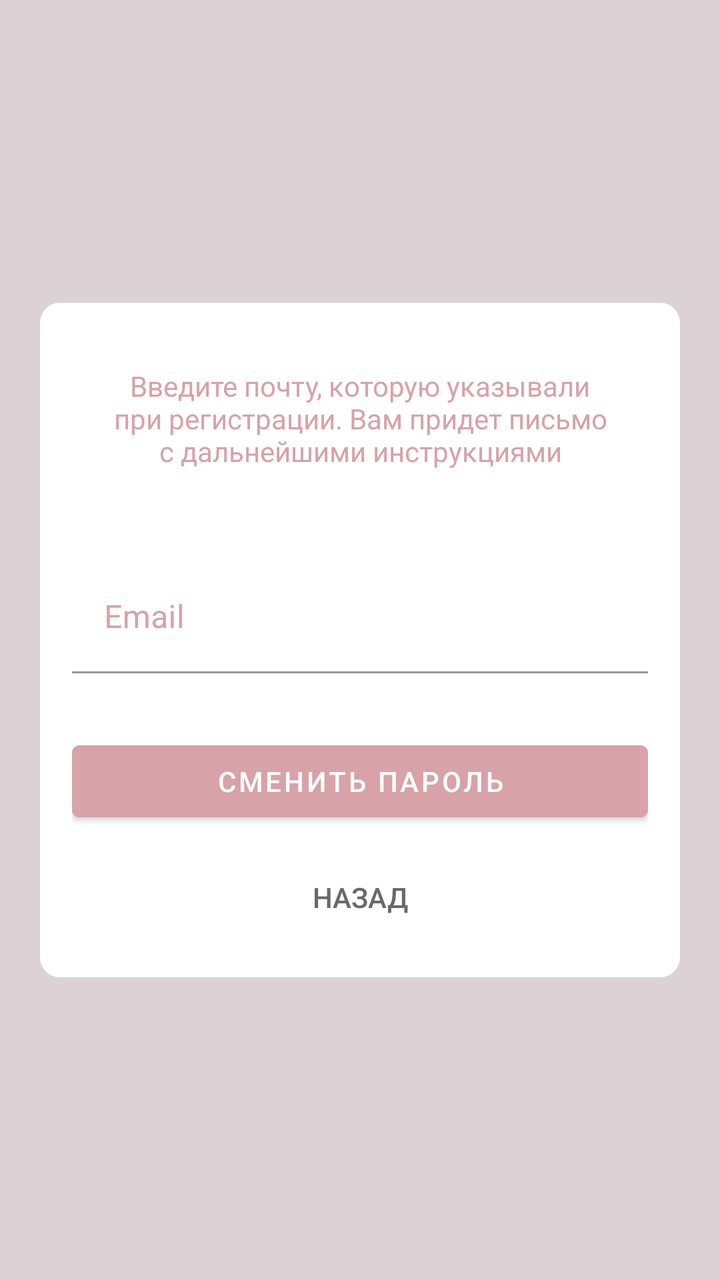
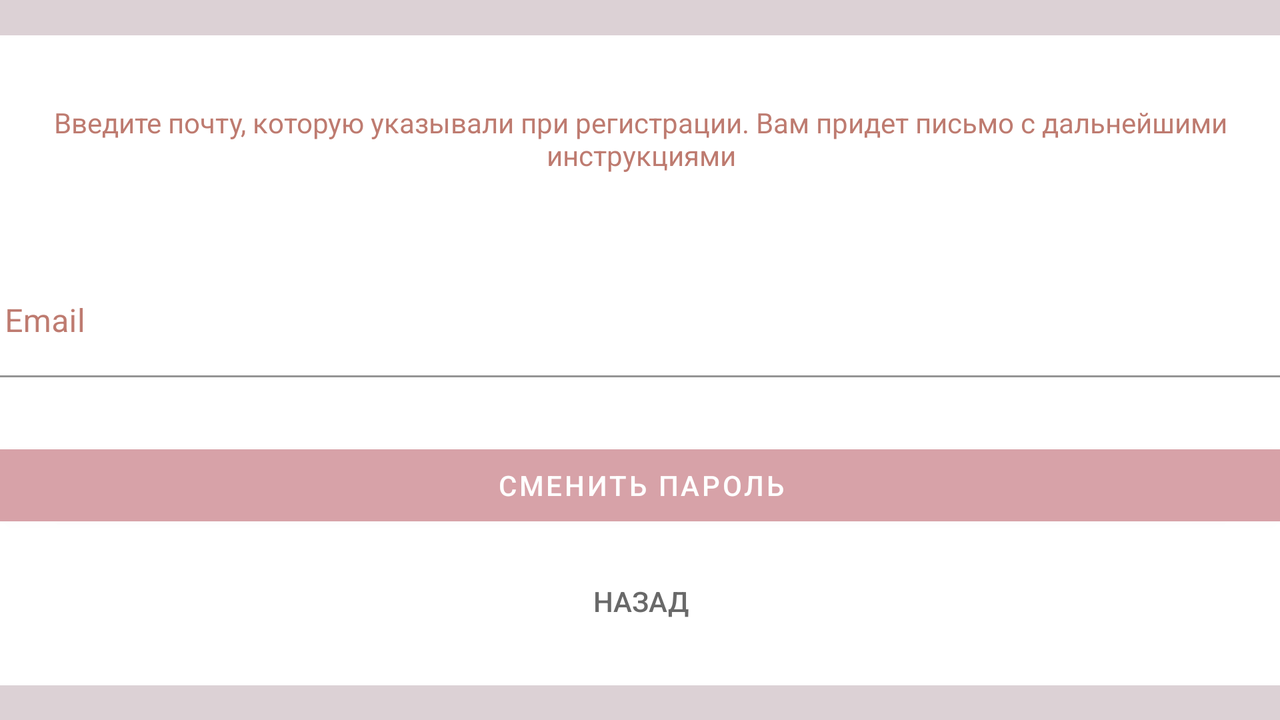

First picture: res/layout/ on a phone held upright. Second picture: the repository's own variant of that layout, on a device whose configuration matches the variant's folder. Source for both follows.
<!-- AndroidManifest.xml: application theme AppTheme.NoActionBar -->
<!-- res/layout/activity_reset_password.xml -->
<?xml version="1.0" encoding="utf-8"?>
<androidx.constraintlayout.widget.ConstraintLayout xmlns:android="http://schemas.android.com/apk/res/android"
    xmlns:app="http://schemas.android.com/apk/res-auto"
    xmlns:tools="http://schemas.android.com/tools"
    android:layout_width="match_parent"
    android:layout_height="match_parent"
    android:layout_gravity="center"
    android:fitsSystemWindows="true"
    tools:context=".authorization.ResetPasswordActivity"
    android:background="@color/lightPink"
    android:backgroundTint="@color/lightPink">

    <LinearLayout
        android:layout_marginStart="20dp"
        android:layout_marginEnd="20dp"
        android:layout_width="match_parent"
        android:layout_height="wrap_content"
        android:gravity="center"
        android:orientation="vertical"
        android:padding="@dimen/activity_horizontal_margin"
        android:background="@drawable/edge_fillet_layout"
        app:layout_constraintBottom_toBottomOf="parent"
        app:layout_constraintEnd_toEndOf="parent"
        app:layout_constraintStart_toStartOf="parent"
        app:layout_constraintTop_toTopOf="parent"
        tools:ignore="MissingConstraints">


        <com.google.android.material.textview.MaterialTextView
            android:id="@+id/resetText"
            android:layout_width="wrap_content"
            android:layout_height="wrap_content"
            android:layout_marginBottom="10dp"
            android:gravity="center_horizontal"
            android:padding="@dimen/activity_horizontal_margin"
            android:text="@string/forgotPasswordMsg"
            android:textColor="@color/beige"
            android:textSize="14dp" />

        <com.google.android.material.textfield.TextInputLayout
            android:layout_width="fill_parent"
            android:layout_height="wrap_content"
            android:hint="Email"
            android:textColorHighlight="#EAD5D5"
            android:textColorHint="@color/beige"
            android:background="@color/Colorless">

            <com.google.android.material.textfield.TextInputEditText
                android:id="@+id/email"
                android:layout_width="match_parent"
                android:layout_height="wrap_content"
                android:layout_marginTop="20dp"
                android:layout_marginBottom="10dp"
                android:inputType="textEmailAddress"
                android:textColor="@color/beige"
                android:textColorHighlight="#E8CBCB"
                android:textColorHint="@color/beige"
                android:background="@color/Colorless"/>
        </com.google.android.material.textfield.TextInputLayout>


        <com.google.android.material.button.MaterialButton
            android:id="@+id/btn_reset_password"
            android:layout_width="fill_parent"
            android:layout_height="wrap_content"
            android:layout_marginTop="20dip"
            android:backgroundTint="@color/beige"
            android:text="Сменить пароль"
            android:textColor="@android:color/white" />

        <com.google.android.material.button.MaterialButton
            android:id="@+id/btn_back"
            android:layout_width="wrap_content"
            android:layout_height="wrap_content"
            android:layout_marginTop="10dp"
            android:backgroundTint="@color/Colorless"
            android:text="Назад"
            style="@style/Widget.AppCompat.Button.Borderless"
            android:textColor="@color/darkGrey" />

    </LinearLayout>

    <ProgressBar
        android:id="@+id/progressBar"
        android:layout_gravity="center|bottom"
        android:layout_marginBottom="30dp"
        android:visibility="gone"
        android:layout_width="30dp"
        android:layout_height="30dp"
        android:layout_marginLeft="30dip"
        android:indeterminateDrawable="@drawable/spinner_ring"
        android:indeterminateOnly="true"
        tools:ignore="MissingConstraints" />
</androidx.constraintlayout.widget.ConstraintLayout>
<!-- resources referenced by this layout -->
<resources>
  <color name="Colorless">#00000000</color>
  <color name="beige">#d7a2a8</color>
  <color name="darkGrey">#696969</color>
  <color name="lightPink">#dcd1d5</color>
  <dimen name="activity_horizontal_margin">16dp</dimen>
  <!-- drawable edge_fillet_layout (drawable-mdpi) -->
  <?xml version="1.0" encoding="utf-8"?>
      <selector
          xmlns:android="http://schemas.android.com/apk/res/android">
          <item>
              <shape>
                  <solid android:color="#FFFFFF"/>
                  <corners android:bottomRightRadius="10dip"
                      android:bottomLeftRadius="10dip"
                      android:topLeftRadius="10dip"
                      android:topRightRadius="10dip"/>
  
              </shape>
          </item>
      </selector>
  <!-- drawable spinner_ring (drawable-mdpi) -->
  <?xml version="1.0" encoding="utf-8"?>
  <animated-rotate xmlns:android="http://schemas.android.com/apk/res/android"
      android:pivotX="50%"
      android:pivotY="50%" >
  
      <shape
          android:innerRadiusRatio="4"
          android:shape="ring"
          android:thicknessRatio="5.333"
          android:useLevel="false" >
          <size
              android:height="18dip"
              android:width="18dip" />
  
          <gradient
              android:centerColor="#CD979D"
              android:centerY="0.50"
              android:endColor="#d7a2a8"
              android:startColor="#CC7D86"
              android:type="sweep"
              android:useLevel="false" />
      </shape>
  
  </animated-rotate>
  <string name="forgotPasswordMsg">Введите почту, которую указывали при регистрации. Вам придет письмо с дальнейшими инструкциями</string>
  <style name="AppTheme.NoActionBar">
          <item name="windowActionBar">false</item>
          <item name="windowNoTitle">true</item>
          <item name="colorPrimaryDark">@color/transparent</item>
              <item name="android:statusBarColor">@android:color/transparent</item>
          <item name="colorAccent">@color/colorAccent</item>
          <item name="colorControlNormal">@color/colorAccent</item>
          <item name="colorControlActivated">@color/colorAccent</item>
              <item name="android:windowDrawsSystemBarBackgrounds">true</item>
          <item name="android:windowTranslucentStatus">true</item>
          </style>
  <color name="transparent">@android:color/transparent</color>
  <color name="colorAccent">#FFC5BBC3</color>
</resources>
<!-- res/layout-land/activity_reset_password.xml (the repository's variant of the layout above) -->
<!-- drawn on the phone turned sideways -->
<?xml version="1.0" encoding="utf-8"?>
<androidx.constraintlayout.widget.ConstraintLayout xmlns:android="http://schemas.android.com/apk/res/android"
    xmlns:app="http://schemas.android.com/apk/res-auto"
    xmlns:tools="http://schemas.android.com/tools"
    android:layout_width="match_parent"
    android:layout_height="match_parent"
    android:layout_gravity="center"
    android:fitsSystemWindows="true"
    android:theme="@style/Theme.AppCompat"
    tools:context=".ResetPasswordActivity"
    android:background="@color/lightPink">

    <LinearLayout
        android:layout_width="700dp"
        android:layout_height="325dp"
        android:background="@color/white"
        android:gravity="center"
        android:orientation="vertical"
        android:padding="@dimen/activity_horizontal_margin"
        app:layout_constraintBottom_toBottomOf="parent"
        app:layout_constraintEnd_toEndOf="parent"
        app:layout_constraintStart_toStartOf="parent"
        app:layout_constraintTop_toTopOf="parent"
        tools:ignore="MissingConstraints">


        <androidx.appcompat.widget.AppCompatTextView
            android:layout_width="wrap_content"
            android:layout_height="wrap_content"
            android:layout_marginBottom="10dp"
            android:gravity="center_horizontal"
            android:padding="@dimen/activity_horizontal_margin"
            android:text="@string/forgotPasswordMsg"
            android:textColor="@color/btn_login_forgot"
            android:textSize="14dp" />

        <com.google.android.material.textfield.TextInputLayout
            android:layout_width="match_parent"
            android:layout_height="wrap_content"
            android:hint="Email"
            android:textColorHint="@color/btn_login_forgot">

            <com.google.android.material.textfield.TextInputEditText
                android:id="@+id/email"
                android:layout_width="match_parent"
                android:layout_height="wrap_content"
                android:layout_marginTop="20dp"
                android:layout_marginBottom="10dp"
                android:background="@color/Colorless"
                android:inputType="textEmailAddress"
                android:textColor="@color/darkGrey"
                android:textColorHint="@color/darkGrey" />
        </com.google.android.material.textfield.TextInputLayout>

        

        <com.google.android.material.button.MaterialButton
            android:id="@+id/btn_reset_password"
            android:layout_width="fill_parent"
            android:layout_height="wrap_content"
            android:layout_marginTop="20dip"
            android:backgroundTint="@color/beige"
            android:text="Сменить пароль"
            android:textColor="@android:color/white" />

        <com.google.android.material.button.MaterialButton
            android:id="@+id/btn_back"
            android:layout_width="wrap_content"
            style="@style/Widget.AppCompat.Button.Borderless"
            android:layout_height="wrap_content"
            android:layout_marginTop="10dp"
            android:backgroundTint="@color/Colorless"
            android:text="Назад"
            android:textColor="@color/darkGrey" />

    </LinearLayout>

    <ProgressBar
        android:id="@+id/progressBar"
        android:layout_width="30dp"
        android:layout_height="30dp"
        android:layout_gravity="center|bottom"
        android:layout_marginBottom="20dp"
        android:visibility="gone"
        tools:ignore="MissingConstraints" />
</androidx.constraintlayout.widget.ConstraintLayout>
<!-- resources referenced by the variant -->
<!-- as the phone turned sideways resolves them -->
<resources>
  <color name="Colorless">#00000000</color>
  <color name="beige">#d7a2a8</color>
  <color name="btn_login_forgot">#BE7B70</color>
  <color name="darkGrey">#696969</color>
  <color name="lightPink">#dcd1d5</color>
  <color name="white">#FFFFFF</color>
  <dimen name="activity_horizontal_margin">16dp</dimen>
  <string name="forgotPasswordMsg">Введите почту, которую указывали при регистрации. Вам придет письмо с дальнейшими инструкциями</string>
  <style name="AppTheme.NoActionBar">
          <item name="windowActionBar">false</item>
          <item name="windowNoTitle">true</item>
          <item name="colorPrimaryDark">@color/transparent</item>
              <item name="android:statusBarColor">@android:color/transparent</item>
          <item name="colorAccent">@color/colorAccent</item>
          <item name="colorControlNormal">@color/colorAccent</item>
          <item name="colorControlActivated">@color/colorAccent</item>
              <item name="android:windowDrawsSystemBarBackgrounds">true</item>
          <item name="android:windowTranslucentStatus">true</item>
          </style>
  <color name="transparent">@android:color/transparent</color>
  <color name="colorAccent">#FFC5BBC3</color>
</resources>
